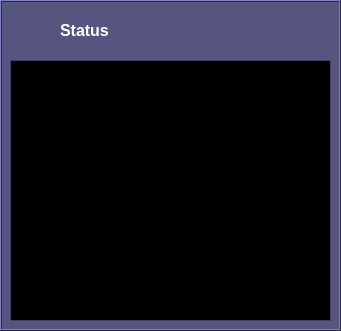
  <widget class="QFrame" name="frameStatus">
   <property name="geometry">
    <rect>
     <x>10</x>
     <y>200</y>
     <width>341</width>
     <height>331</height>
    </rect>
   </property>
   <property name="palette">
    <palette>
     <active>
      <colorrole role="WindowText">
       <brush brushstyle="SolidPattern">
        <color alpha="255">
         <red>255</red>
         <green>255</green>
         <blue>255</blue>
        </color>
       </brush>
      </colorrole>
      <colorrole role="Button">
       <brush brushstyle="SolidPattern">
        <color alpha="255">
         <red>85</red>
         <green>85</green>
         <blue>127</blue>
        </color>
       </brush>
      </colorrole>
      <colorrole role="Light">
       <brush brushstyle="SolidPattern">
        <color alpha="255">
         <red>127</red>
         <green>127</green>
         <blue>191</blue>
        </color>
       </brush>
      </colorrole>
      <colorrole role="Midlight">
       <brush brushstyle="SolidPattern">
        <color alpha="255">
         <red>106</red>
         <green>106</green>
         <blue>159</blue>
        </color>
       </brush>
      </colorrole>
      <colorrole role="Dark">
       <brush brushstyle="SolidPattern">
        <color alpha="255">
         <red>42</red>
         <green>42</green>
         <blue>63</blue>
        </color>
       </brush>
      </colorrole>
      <colorrole role="Mid">
       <brush brushstyle="SolidPattern">
        <color alpha="255">
         <red>56</red>
         <green>56</green>
         <blue>84</blue>
        </color>
       </brush>
      </colorrole>
      <colorrole role="Text">
       <brush brushstyle="SolidPattern">
        <color alpha="255">
         <red>255</red>
         <green>255</green>
         <blue>255</blue>
        </color>
       </brush>
      </colorrole>
      <colorrole role="BrightText">
       <brush brushstyle="SolidPattern">
        <color alpha="255">
         <red>255</red>
         <green>255</green>
         <blue>255</blue>
        </color>
       </brush>
      </colorrole>
      <colorrole role="ButtonText">
       <brush brushstyle="SolidPattern">
        <color alpha="255">
         <red>255</red>
         <green>255</green>
         <blue>255</blue>
        </color>
       </brush>
      </colorrole>
      <colorrole role="Base">
       <brush brushstyle="SolidPattern">
        <color alpha="255">
         <red>0</red>
         <green>0</green>
         <blue>0</blue>
        </color>
       </brush>
      </colorrole>
      <colorrole role="Window">
       <brush brushstyle="SolidPattern">
        <color alpha="255">
         <red>85</red>
         <green>85</green>
         <blue>127</blue>
        </color>
       </brush>
      </colorrole>
      <colorrole role="Shadow">
       <brush brushstyle="SolidPattern">
        <color alpha="255">
         <red>0</red>
         <green>0</green>
         <blue>0</blue>
        </color>
       </brush>
      </colorrole>
      <colorrole role="AlternateBase">
       <brush brushstyle="SolidPattern">
        <color alpha="255">
         <red>42</red>
         <green>42</green>
         <blue>63</blue>
        </color>
       </brush>
      </colorrole>
      <colorrole role="ToolTipBase">
       <brush brushstyle="SolidPattern">
        <color alpha="255">
         <red>255</red>
         <green>255</green>
         <blue>220</blue>
        </color>
       </brush>
      </colorrole>
      <colorrole role="ToolTipText">
       <brush brushstyle="SolidPattern">
        <color alpha="255">
         <red>0</red>
         <green>0</green>
         <blue>0</blue>
        </color>
       </brush>
      </colorrole>
     </active>
     <inactive>
      <colorrole role="WindowText">
       <brush brushstyle="SolidPattern">
        <color alpha="255">
         <red>255</red>
         <green>255</green>
         <blue>255</blue>
        </color>
       </brush>
      </colorrole>
      <colorrole role="Button">
       <brush brushstyle="SolidPattern">
        <color alpha="255">
         <red>85</red>
         <green>85</green>
         <blue>127</blue>
        </color>
       </brush>
      </colorrole>
      <colorrole role="Light">
       <brush brushstyle="SolidPattern">
        <color alpha="255">
         <red>127</red>
         <green>127</green>
         <blue>191</blue>
        </color>
       </brush>
      </colorrole>
      <colorrole role="Midlight">
       <brush brushstyle="SolidPattern">
        <color alpha="255">
         <red>106</red>
         <green>106</green>
         <blue>159</blue>
        </color>
       </brush>
      </colorrole>
      <colorrole role="Dark">
       <brush brushstyle="SolidPattern">
        <color alpha="255">
         <red>42</red>
         <green>42</green>
         <blue>63</blue>
        </color>
       </brush>
      </colorrole>
      <colorrole role="Mid">
       <brush brushstyle="SolidPattern">
        <color alpha="255">
         <red>56</red>
         <green>56</green>
         <blue>84</blue>
        </color>
       </brush>
      </colorrole>
      <colorrole role="Text">
       <brush brushstyle="SolidPattern">
        <color alpha="255">
         <red>255</red>
         <green>255</green>
         <blue>255</blue>
        </color>
       </brush>
      </colorrole>
      <colorrole role="BrightText">
       <brush brushstyle="SolidPattern">
        <color alpha="255">
         <red>255</red>
         <green>255</green>
         <blue>255</blue>
        </color>
       </brush>
      </colorrole>
      <colorrole role="ButtonText">
       <brush brushstyle="SolidPattern">
        <color alpha="255">
         <red>255</red>
         <green>255</green>
         <blue>255</blue>
        </color>
       </brush>
      </colorrole>
      <colorrole role="Base">
       <brush brushstyle="SolidPattern">
        <color alpha="255">
         <red>0</red>
         <green>0</green>
         <blue>0</blue>
        </color>
       </brush>
      </colorrole>
      <colorrole role="Window">
       <brush brushstyle="SolidPattern">
        <color alpha="255">
         <red>85</red>
         <green>85</green>
         <blue>127</blue>
        </color>
       </brush>
      </colorrole>
      <colorrole role="Shadow">
       <brush brushstyle="SolidPattern">
        <color alpha="255">
         <red>0</red>
         <green>0</green>
         <blue>0</blue>
        </color>
       </brush>
      </colorrole>
      <colorrole role="AlternateBase">
       <brush brushstyle="SolidPattern">
        <color alpha="255">
         <red>42</red>
         <green>42</green>
         <blue>63</blue>
        </color>
       </brush>
      </colorrole>
      <colorrole role="ToolTipBase">
       <brush brushstyle="SolidPattern">
        <color alpha="255">
         <red>255</red>
         <green>255</green>
         <blue>220</blue>
        </color>
       </brush>
      </colorrole>
      <colorrole role="ToolTipText">
       <brush brushstyle="SolidPattern">
        <color alpha="255">
         <red>0</red>
         <green>0</green>
         <blue>0</blue>
        </color>
       </brush>
      </colorrole>
     </inactive>
     <disabled>
      <colorrole role="WindowText">
       <brush brushstyle="SolidPattern">
        <color alpha="255">
         <red>42</red>
         <green>42</green>
         <blue>63</blue>
        </color>
       </brush>
      </colorrole>
      <colorrole role="Button">
       <brush brushstyle="SolidPattern">
        <color alpha="255">
         <red>85</red>
         <green>85</green>
         <blue>127</blue>
        </color>
       </brush>
      </colorrole>
      <colorrole role="Light">
       <brush brushstyle="SolidPattern">
        <color alpha="255">
         <red>127</red>
         <green>127</green>
         <blue>191</blue>
        </color>
       </brush>
      </colorrole>
      <colorrole role="Midlight">
       <brush brushstyle="SolidPattern">
        <color alpha="255">
         <red>106</red>
         <green>106</green>
         <blue>159</blue>
        </color>
       </brush>
      </colorrole>
      <colorrole role="Dark">
       <brush brushstyle="SolidPattern">
        <color alpha="255">
         <red>42</red>
         <green>42</green>
         <blue>63</blue>
        </color>
       </brush>
      </colorrole>
      <colorrole role="Mid">
       <brush brushstyle="SolidPattern">
        <color alpha="255">
         <red>56</red>
         <green>56</green>
         <blue>84</blue>
        </color>
       </brush>
      </colorrole>
      <colorrole role="Text">
       <brush brushstyle="SolidPattern">
        <color alpha="255">
         <red>42</red>
         <green>42</green>
         <blue>63</blue>
        </color>
       </brush>
      </colorrole>
      <colorrole role="BrightText">
       <brush brushstyle="SolidPattern">
        <color alpha="255">
         <red>255</red>
         <green>255</green>
         <blue>255</blue>
        </color>
       </brush>
      </colorrole>
      <colorrole role="ButtonText">
       <brush brushstyle="SolidPattern">
        <color alpha="255">
         <red>42</red>
         <green>42</green>
         <blue>63</blue>
        </color>
       </brush>
      </colorrole>
      <colorrole role="Base">
       <brush brushstyle="SolidPattern">
        <color alpha="255">
         <red>85</red>
         <green>85</green>
         <blue>127</blue>
        </color>
       </brush>
      </colorrole>
      <colorrole role="Window">
       <brush brushstyle="SolidPattern">
        <color alpha="255">
         <red>85</red>
         <green>85</green>
         <blue>127</blue>
        </color>
       </brush>
      </colorrole>
      <colorrole role="Shadow">
       <brush brushstyle="SolidPattern">
        <color alpha="255">
         <red>0</red>
         <green>0</green>
         <blue>0</blue>
        </color>
       </brush>
      </colorrole>
      <colorrole role="AlternateBase">
       <brush brushstyle="SolidPattern">
        <color alpha="255">
         <red>85</red>
         <green>85</green>
         <blue>127</blue>
        </color>
       </brush>
      </colorrole>
      <colorrole role="ToolTipBase">
       <brush brushstyle="SolidPattern">
        <color alpha="255">
         <red>255</red>
         <green>255</green>
         <blue>220</blue>
        </color>
       </brush>
      </colorrole>
      <colorrole role="ToolTipText">
       <brush brushstyle="SolidPattern">
        <color alpha="255">
         <red>0</red>
         <green>0</green>
         <blue>0</blue>
        </color>
       </brush>
      </colorrole>
     </disabled>
    </palette>
   </property>
   <property name="autoFillBackground">
    <bool>true</bool>
   </property>
   <property name="frameShape">
    <enum>QFrame::Box</enum>
   </property>
   <property name="frameShadow">
    <enum>QFrame::Raised</enum>
   </property>
   <widget class="QListWidget" name="listStatus">
    <property name="geometry">
     <rect>
      <x>10</x>
      <y>60</y>
      <width>321</width>
      <height>261</height>
     </rect>
    </property>
   </widget>
   <widget class="QLabel" name="lblStatus">
    <property name="geometry">
     <rect>
      <x>60</x>
      <y>20</y>
      <width>161</width>
      <height>21</height>
     </rect>
    </property>
    <property name="font">
     <font>
      <pointsize>12</pointsize>
      <weight>75</weight>
      <bold>true</bold>
     </font>
    </property>
    <property name="text">
     <string>Status</string>
    </property>
   </widget>
   <widget class="QLabel" name="iconStatus">
    <property name="geometry">
     <rect>
      <x>10</x>
      <y>10</y>
      <width>41</width>
      <height>41</height>
     </rect>
    </property>
    <property name="font">
     <font>
      <pointsize>3</pointsize>
     </font>
    </property>
    <property name="text">
     <string/>
    </property>
    <property name="pixmap">
     <pixmap>images/information.png</pixmap>
    </property>
   </widget>
  </widget>
